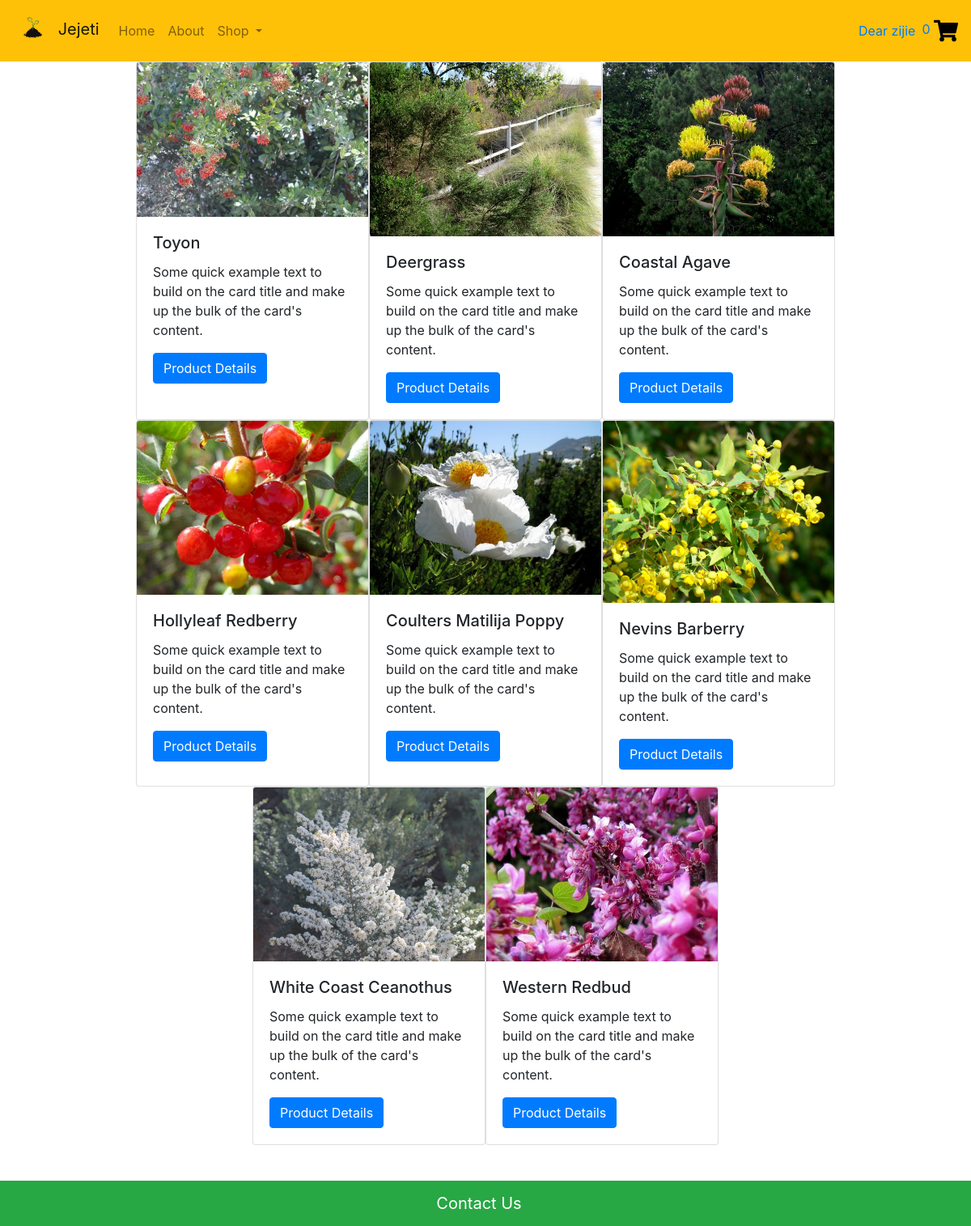
The page /go_cat.php?value=2 (signed in) on the database its author committed.
### tables this page shows
create table plant_index  (
  plant_id varchar(10) primary key,
  plant_botanical char(100) not null,
  plant_common char(100) not null,  
  shape_id varchar(10) not null,  
  water_id varchar(10) not null,
  plant_height char(20) not null,
  plant_width char(20) not null,  
  cost_id varchar(10) not null 
);

### go_cat.php (the view, shortened to what this page needs)
<?php
    $value = $_GET["value"];
    $counter_loop = 0;
    $conn = db_connect();
    $category_query = "SELECT * from plant_index WHERE shape_id = '$value';";
    $result = mysqli_query($conn, $category_query);
    ?> <div class="row cat-display justify-content-center"> <?php
    while($row = mysqli_fetch_array($result)){
    ?>
        <?php
        if ($counter_loop == '3'){
        ?>
            </div>
            <div class="row cat-display-card justify-content-center">
            <?php $counter_loop = 0; ?>
        <?php
        }
        ?>
        <div class="card" style="width: 18rem;">
            <?php echo "<img class='card-img-top' src='".$row['plant_botanical'].".jpg' alt='".$row['plant_botanical']."'>" ?>
            <div class="card-body">
                <h5 class="card-title"><?php echo $row['plant_common'];?></h5>
                <p class="card-text">Some quick example text to build on the card title and make up the bulk of the card's content.</p>
                <?php echo "<a class='btn btn-primary'    href='go_product.php?value=".$row['plant_id']."'> Product Details </a>"; ?>
            </div>
        </div>
        <?php $counter_loop = $counter_loop + 1; ?>
        <?php
    }
?>

### rows shown on the page
plant_index: plant_botanical (picture), plant_common "Toyon", $row['plant_id'] 12 (drawn)
plant_index: plant_botanical (picture), plant_common "Deergrass", $row['plant_id'] 17 (drawn)
plant_index: plant_botanical (picture), plant_common "Coastal Agave", $row['plant_id'] 2 (drawn)
plant_index: plant_botanical (picture), plant_common "Hollyleaf Redberry", $row['plant_id'] 23 (drawn)
plant_index: plant_botanical (picture), plant_common "Coulters Matilija Poppy", $row['plant_id'] 24 (drawn)
plant_index: plant_botanical (picture), plant_common "Nevins Barberry", $row['plant_id'] 5 (drawn)
plant_index: plant_botanical (picture), plant_common "White Coast Ceanothus", $row['plant_id'] 6 (drawn)
plant_index: plant_botanical (picture), plant_common "Western Redbud", $row['plant_id'] 7 (drawn)

### other values the page prints
$_SESSION['customer_username'] "zijie"
$count "0"
